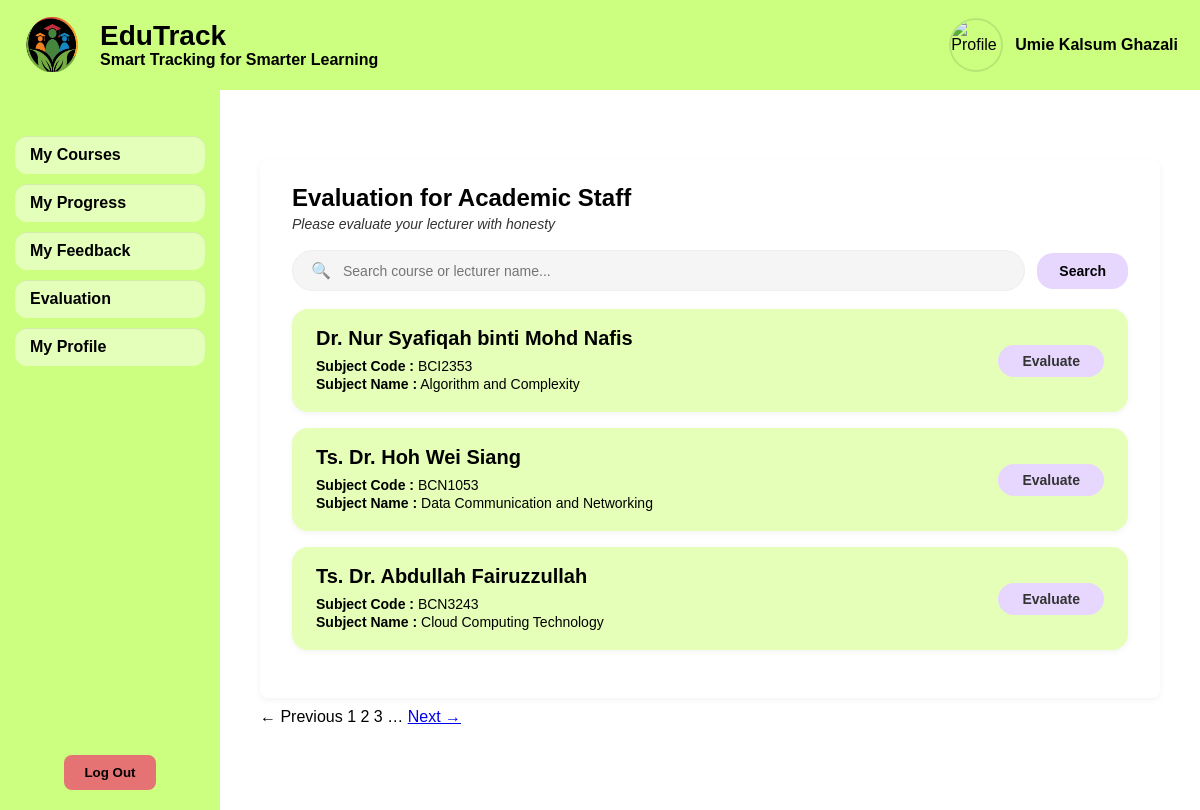
/lectevaluationlist.php (signed in), run on the app's committed database.
### tables this page shows
CREATE TABLE `user` (
  `userID` int NOT NULL,
  `full_name` varchar(255) NOT NULL,
  `email` varchar(255) NOT NULL,
  `password_hash` varchar(255) NOT NULL,
  `role` enum('student','lecturer','admin') NOT NULL,
  `status` enum('pending','active','deactivated','rejected') NOT NULL DEFAULT 'pending',
  `age` int DEFAULT NULL,
  `approved_at` timestamp NULL DEFAULT NULL,
  `created_at` timestamp NOT NULL DEFAULT CURRENT_TIMESTAMP,
  `updated_at` timestamp NOT NULL DEFAULT CURRENT_TIMESTAMP ON UPDATE CURRENT_TIMESTAMP,
  `last_login_at` timestamp NULL DEFAULT NULL,
  `deleted_at` timestamp NULL DEFAULT NULL,
  `force_password_reset` tinyint(1) NOT NULL DEFAULT '0'
);

CREATE TABLE `course` (
  `courseID` int NOT NULL,
  `courseName` varchar(255) NOT NULL,
  `userID` int NOT NULL
);

### includes/functions.php (called while the page is built, shortened)
<?php
function get_user_by_id($conn, $userID)
{
    $stmt = $conn->prepare("SELECT * FROM user WHERE userID = ? AND deleted_at IS NULL");
    $stmt->bind_param("i", $userID);
    $stmt->execute();
    $result = $stmt->get_result();
    return $result->fetch_assoc();
}

### lectevaluationlist.php (the view, shortened to what this page needs)
<?php
require_once 'config.php';
require_once 'includes/functions.php';
$user = get_user_by_id($conn, $_SESSION['userID']);
$studentID = (int)$_SESSION['userID'];
$q = trim($_GET['q'] ?? '');
$items = [];
$sql = "
    SELECT
        c.courseID,
        c.courseName,
        c.userID AS lecturerID,
        u.full_name AS lecturerName,
        CASE
          WHEN EXISTS (
            SELECT 1 FROM evaluation ev
            WHERE ev.evaluatorID = ?
              AND ev.evaluateeID = c.userID
              AND ev.courseID = c.courseID
              AND ev.evaluationType = 'student_to_lecturer'
          )
          THEN 'Evaluated'
          ELSE 'Pending'
        END AS evalStatus
    FROM enrollment e
    JOIN course c ON e.courseID = c.courseID
    JOIN user u ON c.userID = u.userID
    WHERE e.userID = ?
      AND (
            ? = '' OR
            c.courseName LIKE CONCAT('%', ?, '%') OR
            u.full_name LIKE CONCAT('%', ?, '%')
      )
    ORDER BY c.courseName
";
$stmt = $conn->prepare($sql);
$stmt->bind_param("iisss", $studentID, $studentID, $q, $q, $q);
$stmt->execute();
$res = $stmt->get_result();
while ($row = $res->fetch_assoc()) {
    $items[] = $row;
}
function extract_subject_code($courseName) {
    $courseName = trim($courseName);
    $parts = preg_split('/\s+/', $courseName);
    return $parts[0] ?? '';
}
function extract_subject_title($courseName) {
    $courseName = trim($courseName);
    $parts = preg_split('/\s+/', $courseName, 2);
    return $parts[1] ?? $courseName;
}
?>
<!DOCTYPE html>
<html lang="en">
<head>
  <link rel="stylesheet" href="style.css">
</head>
<body>
  <div class="header student-theme">
    <div class="brand">
      <img src="assets/logoedutrack.png" alt="EduTrack Logo">
      <div class="title">
        <h1>EduTrack</h1>
        <span>Smart Tracking for Smarter Learning</span>
      </div>
    </div>
    <div class="user-info">
      <?php if (!empty($user['profile_picture']) && file_exists($user['profile_picture'])): ?>
        <img src="<?php echo htmlspecialchars($user['profile_picture']); ?>" class="profile-icon" alt="Profile">
      <?php else: ?>
        <img src="assets/profile.png" class="profile-icon" alt="Profile">
      <?php endif; ?>
      <span class="user-name"><?php echo htmlspecialchars($user['full_name']); ?></span>
    </div>
  </div>
  <div class="content-wrapper">
    <div class="sidebar student-theme">
      <ul>
        <li><a href="student_dashboard.php">My Courses</a></li>
        <li><a href="student_progress.php">My Progress</a></li>
        <li><a href="student_myfeedback.php">My Feedback</a></li>
        <li><a href="lectevaluationlist.php" class="active">Evaluation</a></li>
        <li><a href="profile.php">My Profile</a></li>
      </ul>
      <button class="logout-btn" onclick="window.location.href='logout.php'">Log Out</button>
    </div>
    <div class="main-content">
      <div class="evaluation-wrapper">
        <h2 class="evaluation-title">Evaluation for Academic Staff</h2>
        <p class="evaluation-subtitle">Please evaluate your lecturer with honesty</p>
        <form method="get" class="search-row">
          <div class="search-box">
            <span class="search-icon">&#128269;</span>
            <input type="text" name="q" value="<?php echo htmlspecialchars($q); ?>" class="search-input"
                   placeholder="Search course or lecturer name...">
          </div>
          <button class="search-btn" type="submit">Search</button>
        </form>
        <div class="lecturer-list">
          <?php if (empty($items)): ?>
            <div class="muted">No enrolled courses found.</div>
          <?php else: ?>
            <?php foreach ($items as $it): ?>
              <?php
                $status = $it['evalStatus'];
                $cardClass = ($status === 'Evaluated') ? 'evaluated' : 'pending';
                $subjectCode = extract_subject_code($it['courseName']);
                $subjectTitle = extract_subject_title($it['courseName']);
                $courseID = (int)$it['courseID'];
              ?>
              <div class="lect-card <?php echo $cardClass; ?>">
                <div class="lect-info">
                  <h3><?php echo htmlspecialchars($it['lecturerName']); ?></h3>
                  <p><strong>Subject Code :</strong> <?php echo htmlspecialchars($subjectCode); ?></p>
                  <p><strong>Subject Name :</strong> <?php echo htmlspecialchars($subjectTitle); ?></p>
                </div>
                <div class="lect-actions">
                  <?php if ($status === 'Evaluated'): ?>
                    <span class="btn-evaluated">Evaluated</span>
                    <a href="lecturerevaluation.php?courseID=<?php echo $courseID; ?>" class="btn-edit">Edit</a>
                  <?php else: ?>
                    <a href="lecturerevaluation.php?courseID=<?php echo $courseID; ?>" class="btn-eval">Evaluate</a>
                  <?php endif; ?>
                </div>
              </div>
            <?php endforeach; ?>
          <?php endif; ?>
        </div>
      </div>
      <div class="pagination">
        &larr; Previous
        <span class="current-page">1</span>
        <span>2</span>
        <span>3</span>
        <span>…</span>
        <a href="#">Next &rarr;</a>
      </div>
    </div>
  </div>
</body>
</html>

### style.css (style rules this page uses)
body { margin: 0; font-family: "Poppins", sans-serif; }
.content-wrapper { display: flex; min-height: calc(100vh - 90px); }
.header { height: 90px; display: flex; align-items: center; justify-content: space-between; padding: 0 22px; }
.brand { display: flex; align-items: center; gap: 14px; }
.brand img { width: 64px; height: 64px; }
.brand .title { display: flex; flex-direction: column; }
.brand .title h1 { font-size: 28px; line-height: 1.1; margin: 0; }
.brand .title span { font-size: 16px; font-weight: 600; }
.sidebar { width: 220px; height: calc(100vh - 100px); color: #000; display: flex; flex-direction: column; align-items: center; padding-top: 20px; position: sticky; top: 0; overflow-y: auto; }
.sidebar ul { list-style: none; padding: 0; width: 100%; }
.sidebar ul li { margin: 10px 0; }
.sidebar ul li a { display: block; padding: 10px 15px; text-align: left; border-radius: 12px; margin: 0 15px; text-decoration: none; color: #000; font-weight: 600; background: rgba(255,255,255,0.45); box-shadow: 0 1px 0 rgba(0,0,0,0.08) inset; }
.student-theme { background-color: #ccff80; }
.logout-btn { background-color: #e57373; color: #000; font-weight: bold; border: none; padding: 10px 20px; border-radius: 8px; cursor: pointer; margin-top: auto; margin-bottom: 20px; }
.main-content { flex: 1; padding: 40px; background: #fff; }
.user-info { display: flex; align-items: center; gap: 12px; }
.user-info .profile-icon { width: 50px; height: 50px; border-radius: 50%; object-fit: cover; border: 2px solid rgba(0,0,0,0.1); }
.user-info .user-name { font-size: 16px; font-weight: 600; color: #000; }
.profile-icon { width: 40px; height: 40px; border: 1px solid #aaa; border-radius: 5px; }

### lectevaluationlist.php (style rules this page uses)
.evaluation-wrapper { background:#ffffff; border-radius:8px; max-width:900px; margin:30px auto 10px; padding:24px 32px 32px; box-sizing:border-box; box-shadow:0 2px 6px rgba(0,0,0,0.05); }
.evaluation-title { font-size:24px; font-weight:700; margin:0; }
.evaluation-subtitle { margin-top:4px; margin-bottom:18px; font-style:italic; color:#333; font-size:14px; }
.search-row { display:flex; gap:12px; align-items:center; margin: 10px 0 18px; }
.search-box { flex: 1; background:#f5f5f5; border-radius:30px; display:flex; align-items:center; padding:10px 18px; border:1px solid #eee; }
.search-icon { margin-right:10px; font-size:16px; opacity:0.7; }
.search-input { border:none; outline:none; background:transparent; width:100%; font-size:14px; }
.search-btn { background:#e7d7ff; border:none; border-radius:16px; padding:10px 22px; font-size:14px; cursor:pointer; font-weight:600; }
.lecturer-list { margin-top:10px; }
.lect-card { display:flex; align-items:center; justify-content:space-between; border-radius:16px; padding:18px 24px; margin-bottom:16px; box-shadow:0 2px 6px rgba(0,0,0,0.05); }
.lect-card.pending { background:#e5ffb8; }
.lect-info { max-width:70%; }
.lect-info h3 { margin:0 0 8px 0; font-size:20px; font-weight:700; }
.lect-info p { margin:2px 0; font-size:14px; }
.lect-actions { display:flex; flex-direction:column; gap:8px; }
.btn-eval, .btn-evaluated, .btn-edit { border:none; border-radius:999px; padding:8px 24px; font-size:14px; cursor:pointer; background:#e7d7ff; color:#333; font-weight:600; text-decoration:none; text-align:center; display:inline-block; }

### data on the page
user: full_name "Umie Kalsum Ghazali"
course: userID.full_name "Dr. Nur Syafiqah binti Mohd Nafis", courseName "BCI2353", courseName "Algorithm and Complexity"
course: userID.full_name "Ts. Dr. Hoh Wei Siang", courseName "BCN1053", courseName "Data Communication and Networking"
course: userID.full_name "Ts. Dr. Abdullah Fairuzzullah", courseName "BCN3243", courseName "Cloud Computing Technology"
